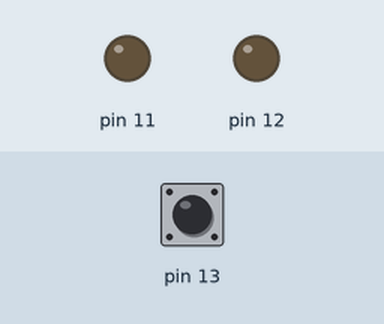
Recording of a sketch running on a simulated Arduino Uno, built with avr-gcc and run on an emulated ATmega328P. On the bench: output pins drawn as LEDs (lit = HIGH). Inputs (shaded band) come from the test bench; at power-on: pin 13 HIGH. What the sketch prints to the serial monitor is not drawn.

Above: at 1.2 s.
1.3 s: pin 13 pulled LOW for 0.15 s
At 1.38 s:
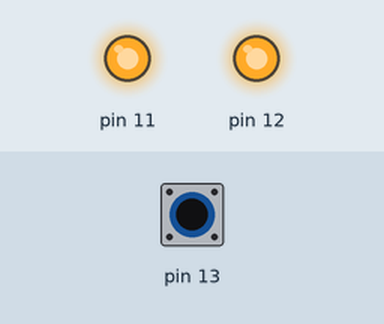
2.9 s: pin 13 pulled LOW for 3.2 s
At 7.0 s:
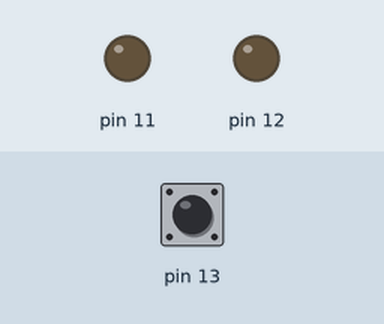
Timing chart, 0 to 8.5 s (numbered marks = the images above; inputs shaded):
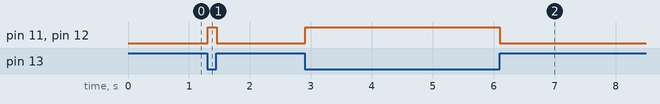

Measured:
- after the input at 1.3 s, pin 11, pin 12: LOW → HIGH at once, → LOW 0.15 s later
- after the input at 2.9 s, pin 11, pin 12: LOW → HIGH at once, → LOW 3.2 s later

The sketch:

The_Elbow_Hello.ino
```cpp
/*
Body Centric Technologies - OCAD U - Winter 2021
The Elbow Hello : By Patricia Mwenda
Created Feb 3rd 2021

Based on:
Input Pull-up Serial
created 14 Mar 2012
by Scott Fitzgerald
*/

void setup() {
  //start serial connection
  Serial.begin(9600);
  //configure pin 2 as an input and enable the internal pull-up resistor
  pinMode(13, INPUT_PULLUP);
  pinMode(12, OUTPUT);
  pinMode(11, OUTPUT);

}

void loop() {
  //read the pushbutton value into a variable
  int sensorVal = digitalRead(13);
  //print out the value of the pushbutton
  Serial.println(sensorVal);

  // Keep in mind the pull-up means the pushbutton's logic is inverted. It goes
  // HIGH when it's open, and LOW when it's pressed. Turn on pin 13 when the
  // button's pressed, and off when it's not:
  if (sensorVal == HIGH) {
    digitalWrite(12, LOW);
    digitalWrite(11, LOW);
  } else {
    digitalWrite(12, HIGH);
    digitalWrite(11, HIGH);
  }
}
```
